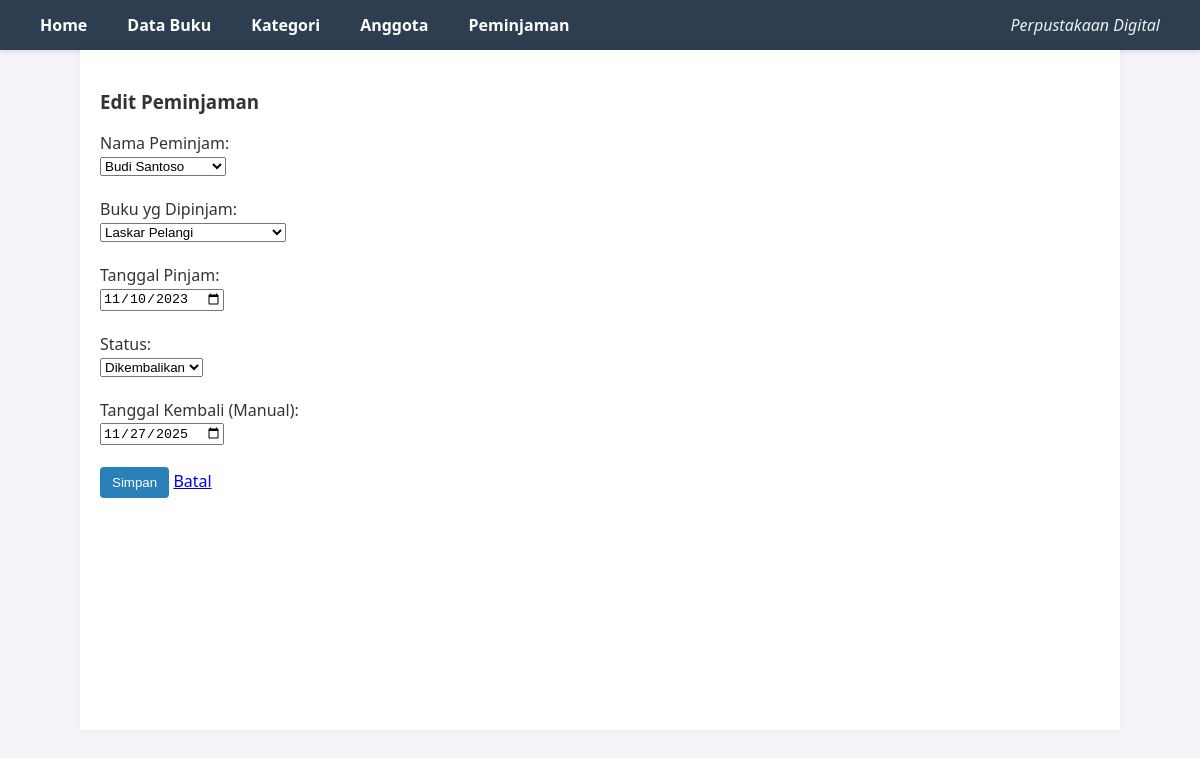
The app's page /db_tp10/index.php?page=loan_edit&id=2 with its own data.
### tables this page shows
CREATE TABLE `loans` (
  `id` int(11) NOT NULL,
  `book_id` int(11) DEFAULT NULL,
  `member_id` int(11) DEFAULT NULL,
  `loan_date` date DEFAULT NULL,
  `return_date` date DEFAULT NULL,
  `status` enum('borrowed','returned') DEFAULT 'borrowed'
);

CREATE TABLE `members` (
  `id` int(11) NOT NULL,
  `name` varchar(100) NOT NULL,
  `email` varchar(100) NOT NULL,
  `phone` varchar(20) DEFAULT NULL
);

CREATE TABLE `books` (
  `id` int(11) NOT NULL,
  `title` varchar(200) NOT NULL,
  `author` varchar(100) NOT NULL,
  `category_id` int(11) DEFAULT NULL
);

### db_tp10/viewmodels/LoanViewModel.php (called while the page is built, shortened)
<?php
require_once 'models/Loan.php';
require_once 'models/Book.php';
require_once 'models/Member.php';
class LoanViewModel {
    private $loanModel;
    private $bookModel;
    private $memberModel;
    public function __construct() {
        $database = new Database();
        $db = $database->getConnection();
        $this->loanModel = new Loan($db);
        $this->bookModel = new Book($db);
        $this->memberModel = new Member($db);
    }
    public function showForm($id = null) {
        $books = $this->bookModel->read()->fetchAll(PDO::FETCH_ASSOC);
        $members = $this->memberModel->read()->fetchAll(PDO::FETCH_ASSOC);
        $loan = null;
        if ($id) {
            $this->loanModel->id = $id;
            $this->loanModel->readOne();
            $loan = $this->loanModel;
        }
        return [
            'books' => $books,
            'members' => $members,
            'loan' => $loan
        ];
    }
}
?>

### db_tp10/models/Book.php (called while the page is built, shortened)
<?php
class Book {
    private $conn;
    private $table_name = "books";
    public function __construct($db) {
        $this->conn = $db;
    }
    public function read() {
        $query = "SELECT b.id, b.title, b.author, b.category_id, c.name as category_name
                  FROM " . $this->table_name . " b
                  LEFT JOIN categories c ON b.category_id = c.id
                  ORDER BY b.id DESC";
        $stmt = $this->conn->prepare($query);
        $stmt->execute();
        return $stmt;
    }
}
?>

### db_tp10/models/Member.php (called while the page is built, shortened)
<?php
class Member {
    private $conn;
    private $table_name = "members";
    public function __construct($db) {
        $this->conn = $db;
    }
    public function read() {
        $query = "SELECT * FROM " . $this->table_name . " ORDER BY id DESC";
        $stmt = $this->conn->prepare($query);
        $stmt->execute();
        return $stmt;
    }
}
?>

### db_tp10/models/Loan.php (called while the page is built, shortened)
<?php
class Loan {
    private $conn;
    private $table_name = "loans";
    public $id;
    public function __construct($db) {
        $this->conn = $db;
    }
    public function readOne() {
        $query = "SELECT * FROM " . $this->table_name . " WHERE id = ? LIMIT 0,1";
        $stmt = $this->conn->prepare($query);
        $stmt->bindParam(1, $this->id);
        $stmt->execute();
        $row = $stmt->fetch(PDO::FETCH_ASSOC);
        if($row) {
            $this->book_id = $row['book_id'];
            $this->member_id = $row['member_id'];
            $this->loan_date = $row['loan_date'];
            $this->return_date = $row['return_date'];
            $this->status = $row['status'];
            return true;
        }
        return false;
    }
}
?>

### db_tp10/views/loan_form.php (the view, shortened to what this page needs)
<!DOCTYPE html>
<html>
<head><title>Form Peminjaman</title></head>
<body>
    <h3><?= isset($data['loan']) ? 'Edit Peminjaman' : 'Tambah Peminjaman' ?></h3>
    <?php $action = isset($data['loan']) ? 'index.php?action=loan_update' : 'index.php?action=loan_store'; ?>
    <form action="<?= $action ?>" method="POST">
        <label>Nama Peminjam:</label><br>
        <select name="member_id" required>
            <?php foreach($data['members'] as $m): ?>
                <option value="<?= $m['id'] ?>"
                    <?= (isset($data['loan']) && $data['loan']->member_id == $m['id']) ? 'selected' : '' ?>>
                    <?= $m['name'] ?>
                </option>
            <?php endforeach; ?>
        </select>
        <br><br>
        <label>Buku yg Dipinjam:</label><br>
        <select name="book_id" required>
            <?php foreach($data['books'] as $b): ?>
                <option value="<?= $b['id'] ?>"
                    <?= (isset($data['loan']) && $data['loan']->book_id == $b['id']) ? 'selected' : '' ?>>
                    <?= $b['title'] ?>
                </option>
            <?php endforeach; ?>
        </select>
        <br><br>
        <?php if(isset($data['loan'])): ?>
            <label>Tanggal Pinjam:</label><br>
            <input type="date" name="loan_date" value="<?= $data['loan']->loan_date ?>"><br><br>
            <label>Status:</label><br>
            <select name="status">
                <option value="returned" <?= $data['loan']->status == 'returned' ? 'selected' : '' ?>>Dikembalikan</option>
            </select><br><br>
            <label>Tanggal Kembali (Manual):</label><br>
            <input type="date" name="return_date" value="<?= $data['loan']->return_date ?>"><br><br>
        <?php endif; ?>
        <button type="submit">Simpan</button>
        <a href="index.php?page=loans">Batal</a>
    </form>
</body>
</html>

### db_tp10/index.php (style rules this page uses)
body { font-family: 'Segoe UI', Tahoma, Geneva, Verdana, sans-serif; margin: 0; padding: 0; background-color: #f4f4f9; color: #333; }
a.btn, button { background-color: #2980b9; color: white; padding: 8px 12px; text-decoration: none; border-radius: 4px; border: none; cursor: pointer; display: inline-block; }

### records on screen
loans: member_id "Budi Santoso", book_id "Laskar Pelangi", loan_date "11/10/2023", status "Dikembalikan", return_date "11/27/2025"
